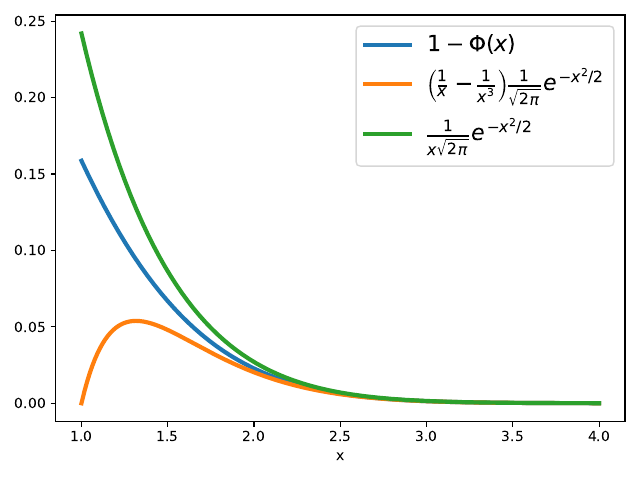

Reproduce this figure in Python.
import os
import numpy as np
import matplotlib.pyplot as plt
from scipy.stats import norm

x = np.linspace(1., 4., num=1000)
sf = norm.sf(x)

low = (1. / x - 1. / x ** 3) / (2 * np.pi) ** 0.5 * np.exp(- x ** 2 / 2)
high = 1. / (x * (2 * np.pi) ** 0.5) * np.exp(- x ** 2 / 2)

plt.plot(x, sf, lw=3)
plt.plot(x, low, lw=3)
plt.plot(x, high, lw=3)
plt.xlabel("x")
plt.legend([
    r"$1 - \Phi(x)$", 
    r"$\left(\frac{1}{x} - \frac{1}{x^3}\right) \frac{1}{\sqrt{2\pi}} e^{-x^2 / 2}$",
    r"$\frac{1}{x \sqrt{2\pi}} e^{-x^2 / 2}$"
], fontsize=16)
plt.tight_layout()
path = "../images/"
plt.savefig(os.path.join(path, "gaussian_queue.pdf"))
